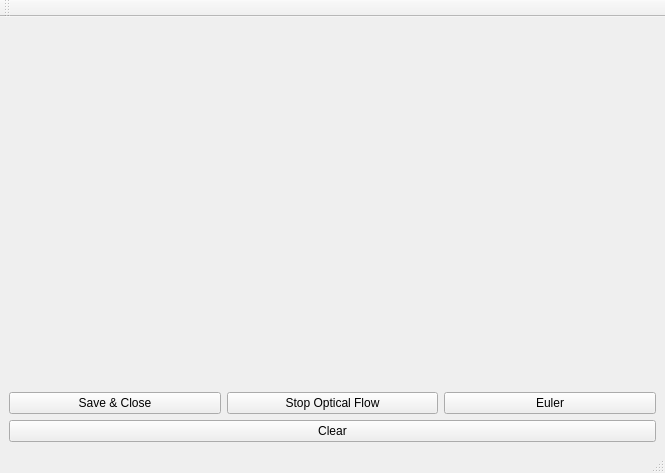
<?xml version="1.0" encoding="UTF-8"?>
<ui version="4.0">
 <class>MainWindow</class>
 <widget class="QMainWindow" name="MainWindow">
  <property name="geometry">
   <rect>
    <x>0</x>
    <y>0</y>
    <width>665</width>
    <height>473</height>
   </rect>
  </property>
  <property name="windowTitle">
   <string>MainWindow</string>
  </property>
  <widget class="QWidget" name="centralwidget">
   <layout class="QGridLayout" name="gridLayout">
    <item row="1" column="3">
     <widget class="QPushButton" name="euler_button">
      <property name="text">
       <string>Euler</string>
      </property>
     </widget>
    </item>
    <item row="1" column="2">
     <widget class="QPushButton" name="optical_button">
      <property name="text">
       <string>Stop Optical Flow</string>
      </property>
     </widget>
    </item>
    <item row="0" column="1" colspan="3">
     <widget class="QCustomPlot" name="customPlot" native="true"/>
    </item>
    <item row="1" column="1">
     <widget class="QPushButton" name="close_button">
      <property name="text">
       <string>Save &amp;&amp; Close</string>
      </property>
     </widget>
    </item>
    <item row="2" column="1" colspan="3">
     <widget class="QPushButton" name="clear_button">
      <property name="text">
       <string>Clear</string>
      </property>
     </widget>
    </item>
   </layout>
  </widget>
  <widget class="QMenuBar" name="menubar">
   <property name="geometry">
    <rect>
     <x>0</x>
     <y>0</y>
     <width>665</width>
     <height>25</height>
    </rect>
   </property>
  </widget>
  <widget class="QStatusBar" name="statusbar"/>
  <widget class="QToolBar" name="toolBar">
   <property name="windowTitle">
    <string>toolBar</string>
   </property>
   <attribute name="toolBarArea">
    <enum>TopToolBarArea</enum>
   </attribute>
   <attribute name="toolBarBreak">
    <bool>false</bool>
   </attribute>
  </widget>
 </widget>
 <customwidgets>
  <customwidget>
   <class>QCustomPlot</class>
   <extends>QWidget</extends>
   <header location="global">qcustomplot.h</header>
   <container>1</container>
  </customwidget>
 </customwidgets>
 <resources/>
 <connections/>
</ui>
